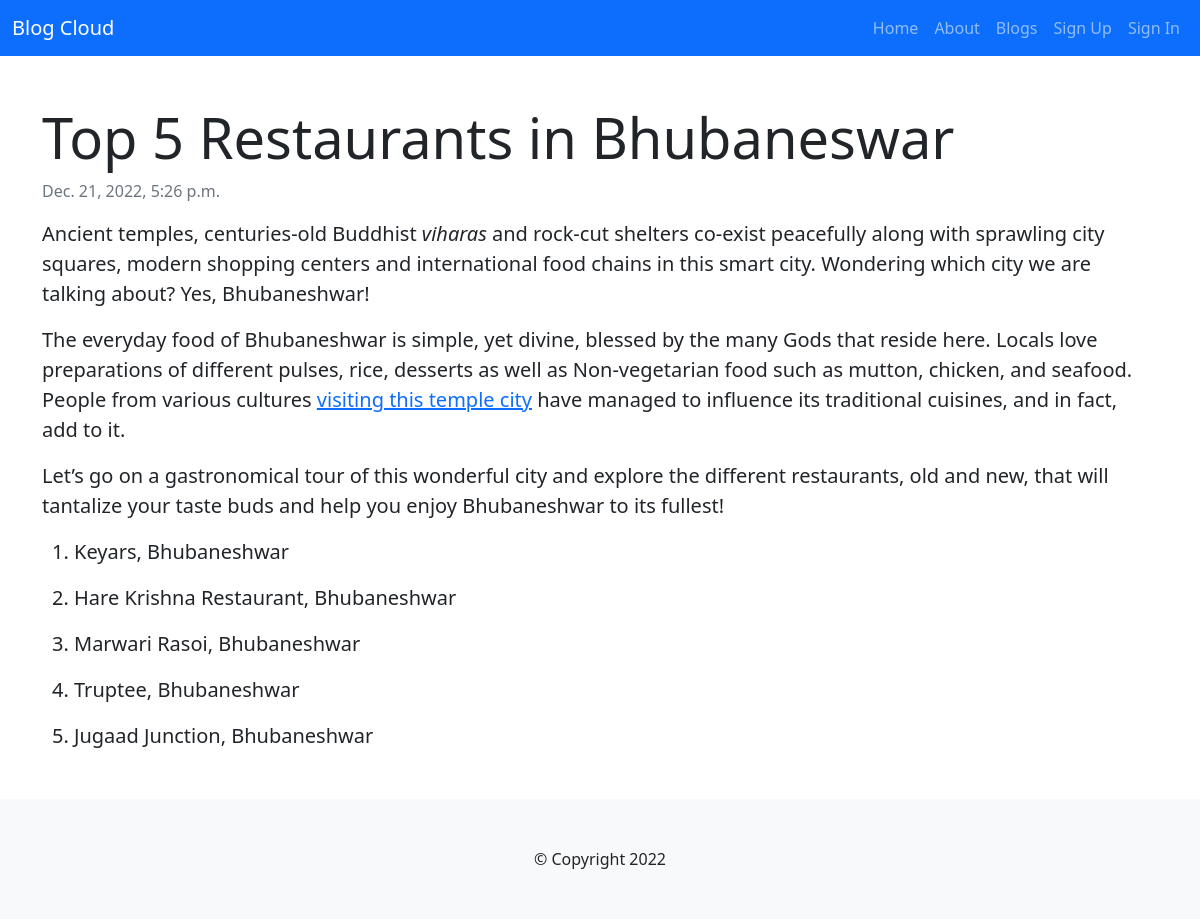
The page /blog/5/ on the database as committed earlier.
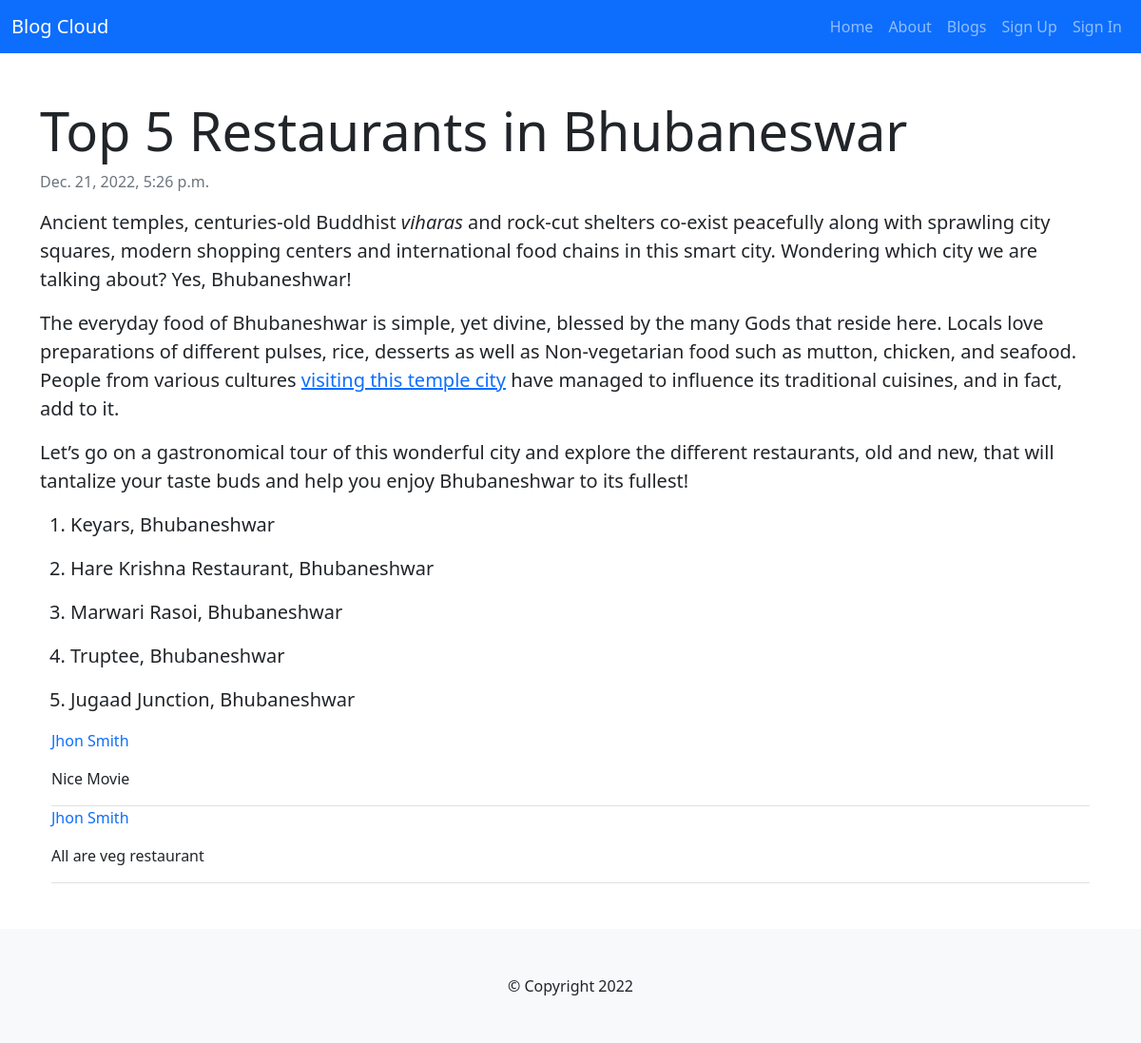
The same page on the database as committed later.
### blog/models.py (models this page shows, shortened)
class Blog(models.Model):
    category = models.ForeignKey(Category, on_delete=models.CASCADE)
    title = models.CharField(max_length=1000)
    description = RichTextField()
    published_at = models.DateTimeField(auto_now_add=True)
    publish = models.BooleanField(default=True)
    video_link = models.CharField(max_length=1000, blank=True)

class Comment(models.Model):
    blog = models.ForeignKey(Blog, on_delete=models.CASCADE)
    user = models.ForeignKey(User, on_delete=models.CASCADE)
    comment = models.TextField()
    allow = models.BooleanField(default=True)

### blog/views.py (the view)
# urls.py: 2. Add a URL to urlpatterns:  path('blog/', include('blog.urls'))
def blog(request, id):
    blog = Blog.objects.get(id=id)
    comments = Comment.objects.filter(blog=id)
    context = {
        'blog': blog,
        'comments': comments
    }
    return render(request, 'blog/blog-details.html', context)

### templates/blog/blog-details.html (shortened to what this page needs)
{% extends 'base.html' %}
{% block body %}
<div class="container my-5">
    <h1 class="display-4">{{blog.title}}</h1>
    <p class="text-muted">{{blog.published_at}}</p>
    <div class="lead my-3">
        {{blog.description|safe}}
    </div>
    <div class="container">
        {% for c in comments %}
            <div class="border-bottom">
                <p class="text-primary">{{c.user.first_name}} {{c.user.last_name}}</p>
                <p>{{c.comment}}</p>
            </div>
        {% endfor %}
    </div>
</div>
{% endblock body %}

### templates/base.html (shortened to what this page needs)
{% load static %}
<!DOCTYPE html>
<html lang="en">
<head>
    <link rel="stylesheet" href="{% static 'bootstrap/bootstrap.min.css' %}">
    <link rel="stylesheet" href="{% static 'css/style.css' %}">
</head>
<body>
    <nav class="navbar navbar-expand-lg navbar-dark bg-primary">
        <div class="container-fluid">
          <a class="navbar-brand" href="{% url 'home' %}">Blog Cloud</a>
          <div class="collapse navbar-collapse" id="navbarNav">
            <ul class="navbar-nav ms-auto">
              <li class="nav-item">
                <a class="nav-link" aria-current="page" href="{% url 'home' %}">Home</a>
              </li>
              <li class="nav-item">
                <a class="nav-link" href="{% url 'about' %}">About</a>
              </li>
              <li class="nav-item">
                <a class="nav-link" href="{% url 'all_blogs' %}">Blogs</a>
              </li>
             {% if user.is_authenticated %}
              <li class="nav-item">
                <a class="nav-link" href="{% url 'signout' %}">Log Out</a>
              </li>
              <li class="nav-item">
                <a class="nav-link" href="{% url 'home' %}">Welcome, {{user.first_name}}</a>
              </li>
             {% else %}
              <li class="nav-item">
                <a class="nav-link" href="{% url 'signup' %}">Sign Up</a>
              </li>
              <li class="nav-item">
                <a class="nav-link" href="{% url 'signin' %}">Sign In</a>
              </li>
             {% endif %}
            </ul>
          </div>
        </div>
      </nav>
    {% block body %}
    {% endblock body %}
    <footer class="bg-light py-5 text-center">
        &copy; Copyright 2022
    </footer>
</body>
</html>

Rows that differ between the two databases and show on the page:
added Comment: user.first_name "Jhon", user.last_name "Smith", comment "Nice Movie"
added Comment: user.first_name "Jhon", user.last_name "Smith", comment "All are veg restaurant"
